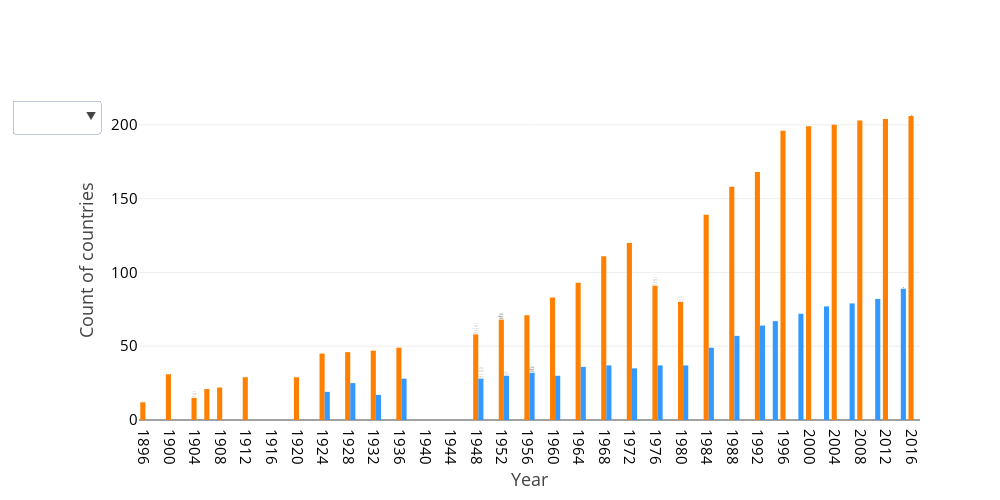

Notebook cell for this chart:
### Code cell
init_notebook_mode(connected=True)

years = df2.Year.values.tolist()
years_txt = [str(y) for y in years]
data1 = go.Bar(x=df3.Year, y=df3.NOC, text=df3.text, hoverinfo='text', marker=dict(color='#ff8000'), name='Summer', 
               showlegend=False)

years2 = df4.Year.values.tolist()
years2_txt = [str(y) for y in years2]
data2 = go.Bar(x=df5.Year, y=df5.NOC, text=df5.text, hoverinfo='text', marker=dict(color='#3399ff'), name='Winter', 
               showlegend=False)

data = [data1, data2]

annotations1 = [dict(x=1904, y=15, xref='x', yref='y', text='Russo-Japanese War', ax=1, ay=-200,
                    font=dict(size=15, color='#34495e'), align='center', arrowwidth=2, bordercolor='red', 
                    borderwidth=0, borderpad=0, bgcolor='#fbfcfc', opacity=0.8), 
               dict(x=1914, y=0, xref='x', yref='y', text='World War I', ax=1, ay=-180, 
                    font=dict(size=15, color='#34495e'), align='center', arrowwidth=2, bordercolor='red',
                    borderwidth=0, borderpad=0, bgcolor='#fbfcfc', opacity=0.8), 
               dict(x=1940, y=0, xref='x', yref='y', text='World War II', ax=1, ay=-180, 
                    font=dict(size=15, color='#34495e'), align='center', arrowwidth=2, bordercolor='red',
                    borderwidth=0, borderpad=0, bgcolor='#fbfcfc', opacity=0.8), 
               dict(x=1980, y=80, xref='x', yref='y', text='Soviet invasion of Afghanistan', ax=1, ay=-200,
                    font=dict(size=15, color='#34495e'), align='center', arrowwidth=2, bordercolor='red', 
                    borderwidth=0, borderpad=0, bgcolor='#fbfcfc', opacity=0.8)]
annotations2 = [dict(x=1940, y=0, xref='x', yref='y', text='World War II', ax=1, ay=-180, 
                    font=dict(size=15, color='#34495e'), align='center', arrowwidth=2, bordercolor='blue',
                    borderwidth=0, borderpad=0, bgcolor='#fbfcfc', opacity=0.8), 
               dict(x=1994, y=67, xref='x', yref='y', text='Summer and Winter games seperated', ax=1, ay=-200,
                    font=dict(size=15, color='#34495e'), align='center', arrowwidth=2, bordercolor='blue', 
                    borderwidth=0, borderpad=0, bgcolor='#fbfcfc', opacity=0.8)]
                    
updatemenus = list([dict(active=-1, buttons=list([   
            dict(label='Summer', method='update',
                 args = [{'visible': [True, False]}, {'title': 'Participation in Summer Olympics', 
                                                      'annotations': annotations1, 'titlefont': dict(size=20)}]),
            dict(label='Winter', method='update',
                 args = [{'visible': [False, True]}, {'title': 'Participation in Winter Olympics', 
                                                      'annotations': annotations2, 'titlefont': dict(size=20)}])
            ]))])

layout1 = dict(showlegend=False, updatemenus=updatemenus, height=500, width=1000, 
              xaxis=dict(title='Year', titlefont=dict(size=18), showticklabels=True, tickfont=dict(size=15, color='black'), 
                        dtick=4), 
               yaxis=dict(title='Count of countries', titlefont=dict(size=18), showticklabels=True, 
                               tickfont=dict(size=15, color='black')))

fig1 = go.Figure(data, layout=layout1)
plotly.offline.iplot(fig1, filename='Olympics1')

### Figure 1 — Plotly figure (JSON) as saved in the notebook; plotly's stock layout.template omitted (floating-point values rounded to 4 significant figures)
{"data": [{"hoverinfo": "text", "marker": {"color": "#ff8000"}, "name": "Summer", "showlegend": false, "text": ["1896<br>12 participting teams", "", "1904<br>Absent:<br>Russia<br>Japan", "", "", "", "", "", "", "", "", "1948<br>Debut:<br>Iran<br>Venezuela<br><br>Absent:<br>Germany<br>Japan", "1952<br>Debut:<br>USSR", "", "", "", "", "", "1976<br>Absent:<br>Egypt<br>Nigeria<br>Kenya", "1980<br>Absent:<br>United States<br>Japan<br>Canada", "", "", "", "", "", "", "", "", "2016<br>206 participating teams"], "type": "bar", "uid": "76482886-abbc-11e8-8d61-d0577b2f97ce", "x": [1896, 1900, 1904, 1906, 1908, 1912, 1920, 1924, 1928, 1932, 1936, 1948, 1952, 1956, 1960, 1964, 1968, 1972, 1976, 1980, 1984, 1988, 1992, 1996, 2000, 2004, 2008, 2012, 2016], "y": [12, 31, 15, 21, 22, 29, 29, 45, 46, 47, 49, 58, 68, 71, 83, 93, 111, 120, 91, 80, 139, 158, 168, 196, 199, 200, 203, 204, 206]}, {"hoverinfo": "text", "marker": {"color": "#3399ff"}, "name": "Winter", "showlegend": false, "text": ["1924<br>19 participting teams", "", "", "", "1948<br>Debut:<br>Denmark<br>Korea<br><br>Absent:<br>Germany<br>Japan", "1952<br>Debut:<br>Portugal<br>New Zealand", "1956<br>Debut:<br>USSR", "", "", "", "", "", "", "", "", "", "", "", "", "", "", "2014<br>89 participating teams"], "type": "bar", "uid": "76482887-abbc-11e8-ae23-d0577b2f97ce", "x": [1924, 1928, 1932, 1936, 1948, 1952, 1956, 1960, 1964, 1968, 1972, 1976, 1980, 1984, 1988, 1992, 1994, 1998, 2002, 2006, 2010, 2014], "y": [19, 25, 17, 28, 28, 30, 32, 30, 36, 37, 35, 37, 37, 49, 57, 64, 67, 72, 77, 79, 82, 89]}], "layout": {"height": 500, "showlegend": false, "updatemenus": [{"active": -1, "buttons": [{"args": [{"visible": [true, false]}, {"annotations": [{"align": "center", "arrowwidth": 2, "ax": 1, "ay": -200, "bgcolor": "#fbfcfc", "bordercolor": "red", "borderpad": 0, "borderwidth": 0, "font": {"color": "#34495e", "size": 15}, "opacity": 0.8, "text": "Russo-Japanese War", "x": 1904, "xref": "x", "y": 15, "yref": "y"}, {"align": "center", "arrowwidth": 2, "ax": 1, "ay": -180, "bgcolor": "#fbfcfc", "bordercolor": "red", "borderpad": 0, "borderwidth": 0, "font": {"color": "#34495e", "size": 15}, "opacity": 0.8, "text": "World War I", "x": 1914, "xref": "x", "y": 0, "yref": "y"}, {"align": "center", "arrowwidth": 2, "ax": 1, "ay": -180, "bgcolor": "#fbfcfc", "bordercolor": "red", "borderpad": 0, "borderwidth": 0, "font": {"color": "#34495e", "size": 15}, "opacity": 0.8, "text": "World War II", "x": 1940, "xref": "x", "y": 0, "yref": "y"}, {"align": "center", "arrowwidth": 2, "ax": 1, "ay": -200, "bgcolor": "#fbfcfc", "bordercolor": "red", "borderpad": 0, "borderwidth": 0, "font": {"color": "#34495e", "size": 15}, "opacity": 0.8, "text": "Soviet invasion of Afghanistan", "x": 1980, "xref": "x", "y": 80, "yref": "y"}], "title": "Participation in Summer Olympics", "titlefont": {"size": 20}}], "label": "Summer", "method": "update"}, {"args": [{"visible": [false, true]}, {"annotations": [{"align": "center", "arrowwidth": 2, "ax": 1, "ay": -180, "bgcolor": "#fbfcfc", "bordercolor": "blue", "borderpad": 0, "borderwidth": 0, "font": {"color": "#34495e", "size": 15}, "opacity": 0.8, "text": "World War II", "x": 1940, "xref": "x", "y": 0, "yref": "y"}, {"align": "center", "arrowwidth": 2, "ax": 1, "ay": -200, "bgcolor": "#fbfcfc", "bordercolor": "blue", "borderpad": 0, "borderwidth": 0, "font": {"color": "#34495e", "size": 15}, "opacity": 0.8, "text": "Summer and Winter games seperated", "x": 1994, "xref": "x", "y": 67, "yref": "y"}], "title": "Participation in Winter Olympics", "titlefont": {"size": 20}}], "label": "Winter", "method": "update"}]}], "width": 1000, "xaxis": {"dtick": 4, "showticklabels": true, "tickfont": {"color": "black", "size": 15}, "title": "Year", "titlefont": {"size": 18}}, "yaxis": {"showticklabels": true, "tickfont": {"color": "black", "size": 15}, "title": "Count of countries", "titlefont": {"size": 18}}}}
